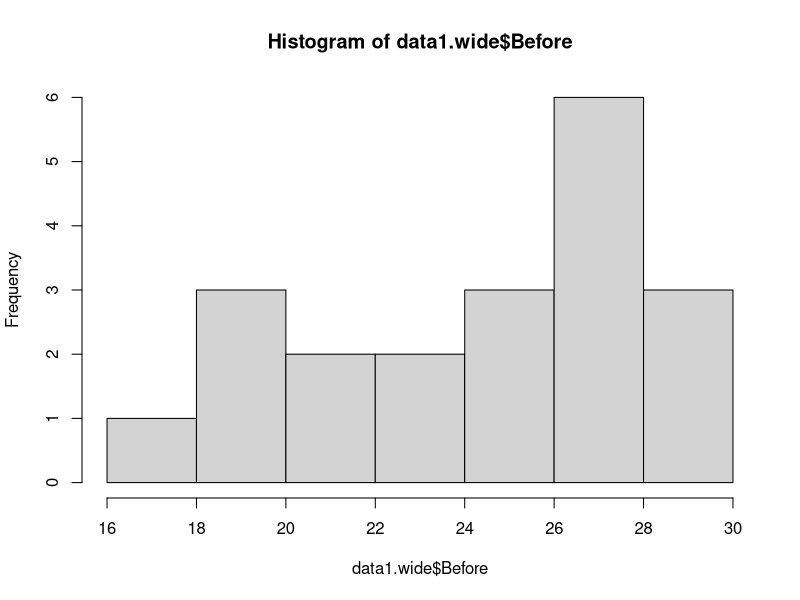
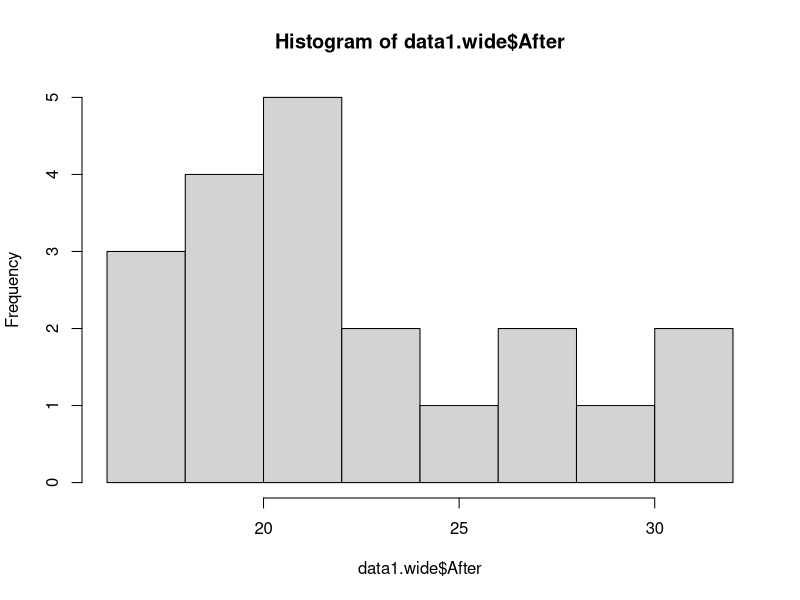
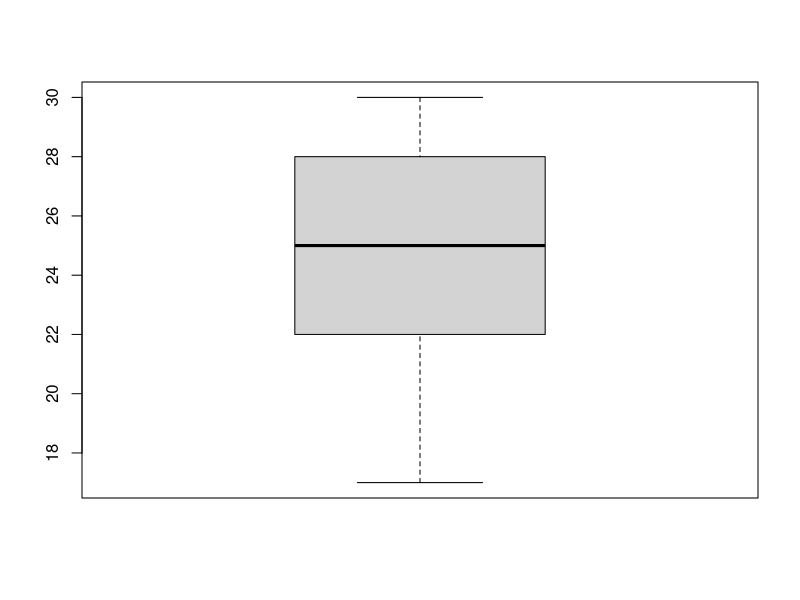
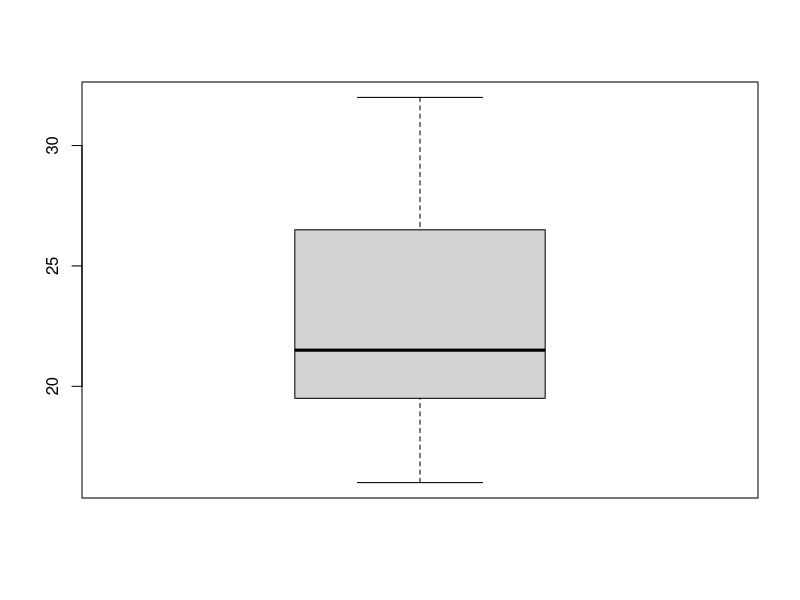
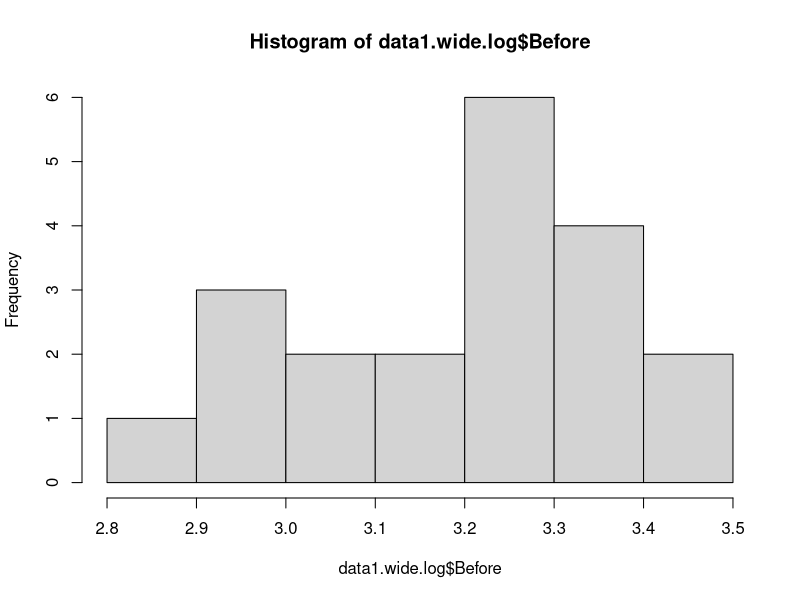
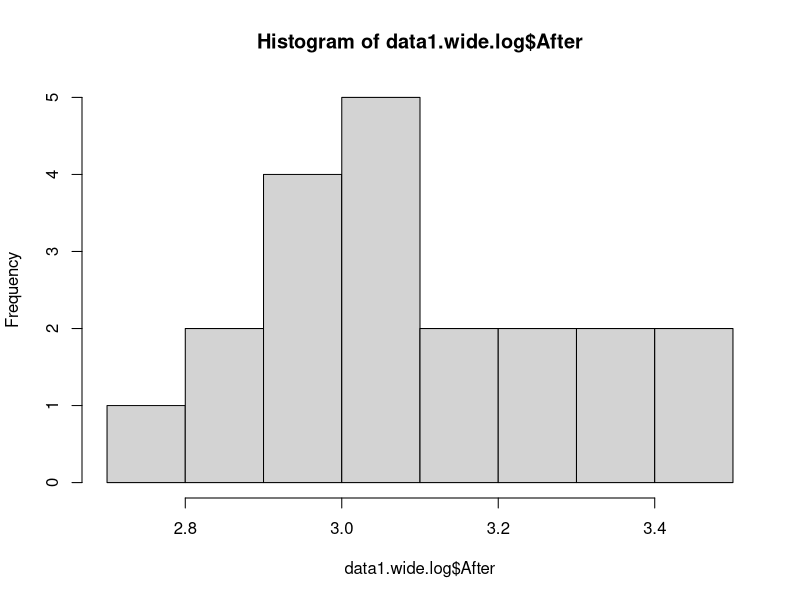
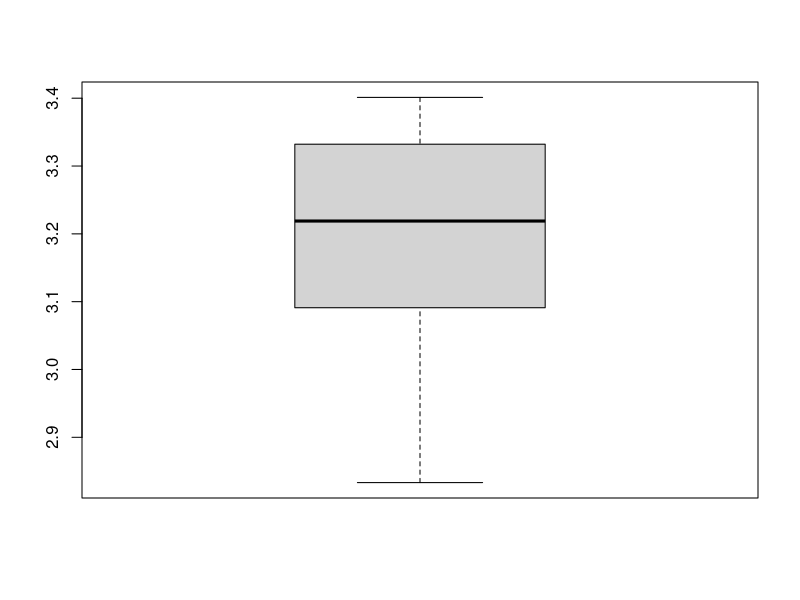
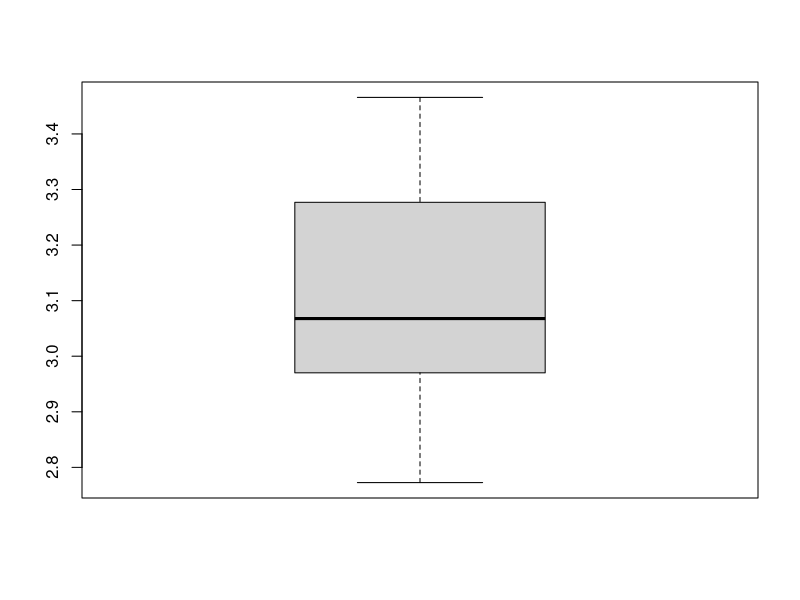

Write the R code that produced these figures, in order. (Note: this script raises an error after producing the figures.)
# Danielle Barnas
# Midterm Part B

########################
# Question 1
########################
library(tidyverse)

data1<-read_csv("Data/cancer.csv")
View(data1)

# use a paired t-test for before-after

# check raw data for normality and variance
data1.wide<-data1%>%
  pivot_wider(names_from = "Time", values_from="CellGrowth")
View(data1.wide)

# check normality and homogeneity of variance
hist(data1.wide$Before) # not normal, slightly left skewed
hist(data1.wide$After) # not normal, slightly right skewed

boxplot(data1.wide$Before)
boxplot(data1.wide$After)
# variance appears similar

# attempt log transformation to achieve greatest normality
data1.log<-data1%>%
  mutate(log=log(CellGrowth))%>%
  select(-c(CellGrowth))
data1.wide.log<-data1.log%>%
  pivot_wider(names_from = "Time", values_from="log")
View(data1.wide.log)

# check normality and homogeneity of variance
hist(data1.wide.log$Before) # appears more normal
hist(data1.wide.log$After) # appears more normal

boxplot(data1.wide.log$Before)
boxplot(data1.wide.log$After)
# variance appears similar

# attempt square root transformation to achieve greatest normality

data1.s<-data1%>%
  mutate(s=sqrt(CellGrowth))%>%
  select(-c(CellGrowth))
data1.wide.s<-data1.s%>%
  pivot_wider(names_from = "Time", values_from="s")
View(data1.wide.s)

# check normality and homogeneity of variance
hist(data1.wide.s$Before) # appears more normal than raw but not log
hist(data1.wide.s$After) # appears more normal than raw and log

boxplot(data1.wide.s$Before)
boxplot(data1.wide.s$After)
# variance appears similar

### will use log transformed data for paired t-test

mytest1<-t.test(data1.wide.log$Before, data1.wide.log$After, paired=TRUE)
mytest1


meanBefore<-mean(data1.wide.log$Before)
meanAfter<-mean(data1.wide.log$After)

EffectSize<- (meanBefore-meanAfter)/meanBefore
EffectSize

data1.log.sum<-data1.log%>%
  group_by(Time)%>%
  summarise(mean(log), se=sd(log)/sqrt(length(log)))
data1.log.sum


########################
# Question 2
########################

# part a

data2<-read_csv("Data/Temps.csv")
View(data2)

data2%>%
  summary() #yields mean and median
sd<-sd(data2$Temperature)
sd
sem<-sd((data2$Temperature)/sqrt(length(data2$Temperature)))
sem
CV<- sd/(mean(data2$Temperature))*100
CV

# part b
# bootstrapping

bootmeans<-replicate(1000, {
  samples<-sample(data2$Temperature,replace=TRUE); 
  mean(samples)  })

bootmeans
mean(bootmeans) 

#confidence intervals
sortedboots<-sort(bootmeans) # sort bootstrapped means in numeric order

lowCI<-sortedboots[25]
highCI<-sortedboots[975]
lowCI
highCI

# histogram of our bootrapped mean data with upper and lower confidence intervals
# shown as blue vertical lines
hist(sortedboots) 
abline(v=lowCI, col="blue")
abline(v=highCI, col="blue")

# part c
# one-sample t-test
hist(data2$Temperature) # appears normal

mytest2<-t.test(data2$Temperature, mu=98.6, na.rm=TRUE)
mytest2




########################
# Question 3
########################

data3<-read_csv("Data/Sargassum.csv")
View(data3)

# use a two-sample t-test to compare under kelp vs open

# check raw data for normality and variance
data3.kelp<-data3%>%
  filter(treatment=="underkelp")
data3.open<-data3%>%
  filter(treatment=="open")

# check normality and homogeneity of variance
hist(data3.kelp$biomass) # not normal, right skewed
hist(data3.open$biomass) # not normal, right skewed

boxplot(data3.kelp$biomass)
boxplot(data3.open$biomass)
# variance is dissimilar 

# attempt log transformation to achieve greatest normality
data3.log<-data3%>%
  mutate(log=log(biomass))%>%
  select(-c(biomass))
data3.kelp<-data3.log%>%
  filter(treatment=="underkelp")
data3.open<-data3.log%>%
  filter(treatment=="open")

# check normality and homogeneity of variance
hist(data3.kelp$log) # appears normal
hist(data3.open$log) # more normal

boxplot(data3.kelp$log)
boxplot(data3.open$log)
# variance appears more similar


# attempt square root transformation to achieve greatest normality
data3.s<-data3%>%
  mutate(s=sqrt(biomass))%>%
  select(-c(biomass))
data3.kelp<-data3.s%>%
  filter(treatment=="underkelp")
data3.open<-data3.s%>%
  filter(treatment=="open")

# check normality and homogeneity of variance
hist(data3.kelp$s) # appears less normal than log
hist(data3.open$s) # more normal than raw

boxplot(data3.kelp$s)
boxplot(data3.open$s)
# variance appears less similar

### will use log transformed data for paired t-test
mytest3<-t.test(log~treatment, data=data3.log, na.rm=TRUE)
mytest3

data3.log.sum<-data3.log%>%
  group_by(treatment)%>%
  summarise(meanlog=mean(log), se=sd(log)/sqrt(length(log)))
data3.log.sum


ggplot(data3.log.sum, aes(x=treatment, y=meanlog)) + 
  theme(panel.grid.major = element_blank(), panel.grid.minor = element_blank(),
        panel.background = element_blank(), axis.line = element_line(colour = "black"),
        plot.title = element_text(hjust = 0.5))+
  geom_bar(stat="identity", position="dodge", size=0.6) + #determines the bar width
  geom_errorbar(aes(ymax=meanlog+se, ymin=meanlog-se), stat="identity", position=position_dodge(width=0.9), width=0.1) + #adds error bars
  labs(x="Canopy Type", y="Log Mean Sargassum Biomass (g/m2)") + #labels the x and y axes
  scale_fill_manual(values=c("Bottom"="blue","Top"="blue"))+ #fill colors for the bars
  ggsave("Midterm_1_3c.png")



